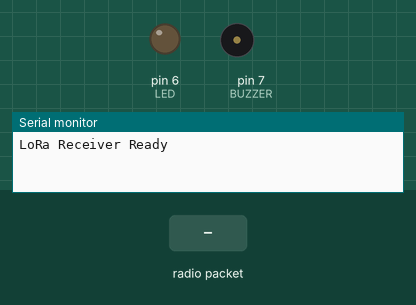
Simulated run of this sketch. Board: Arduino Uno, built with avr-gcc and run on an emulated ATmega328P. Parts: output pins drawn as LEDs (lit = HIGH), buzzer (waves = sounding), the last lines printed to the serial monitor. Inputs (shaded band) come from the test bench. No radio packets arrive unless stated.

Above: at 1.2 s.
1.3 s: radio packet "VEHICLE_ALERT" arrives
At 2.5 s:
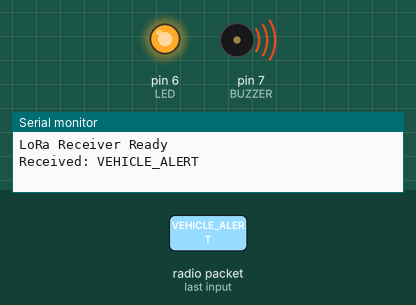
2.8 s: radio packet "1" arrives
Timing chart, 0 to 5.8 s (numbered marks = the images above; inputs shaded):
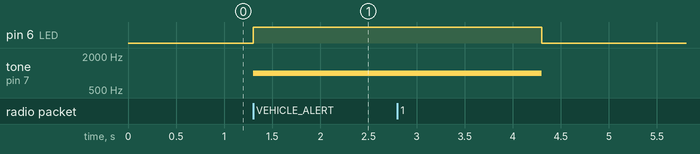

Measured:
- after the input at 1.3 s, pin 6 (LED): LOW → HIGH at once; tone on pin 7 (BUZZER): silent → 1000 Hz at once

The sketch:

C++_reciver.ino
```cpp
#include <SPI.h>
#include <LoRa.h>

#define SS 10
#define RST 9
#define DIO0 2

#define BUZZER 7
#define LED 6

unsigned long alertTimer = 0;
bool alertActive = false;

void setup() {

  Serial.begin(9600);

  pinMode(BUZZER, OUTPUT);
  pinMode(LED, OUTPUT);

  digitalWrite(BUZZER, LOW);
  digitalWrite(LED, LOW);

  LoRa.setPins(SS, RST, DIO0);

  if (!LoRa.begin(433E6)) {
    Serial.println("LoRa init failed!");
    while (1);
  }

  Serial.println("LoRa Receiver Ready");
}

void loop() {

  int packetSize = LoRa.parsePacket();

  if (packetSize) {

    String received = "";

    while (LoRa.available()) {
      received += (char)LoRa.read();
    }

    Serial.print("Received: ");
    Serial.println(received);

    if (received == "VEHICLE_ALERT") {

      digitalWrite(LED, HIGH);
      tone(BUZZER, 1000);

      alertTimer = millis();
      alertActive = true;
    }
  }

  // Auto stop alert after 3 seconds
  if (alertActive && millis() - alertTimer > 3000) {

    digitalWrite(LED, LOW);
    noTone(BUZZER);

    alertActive = false;
  }
}
```
